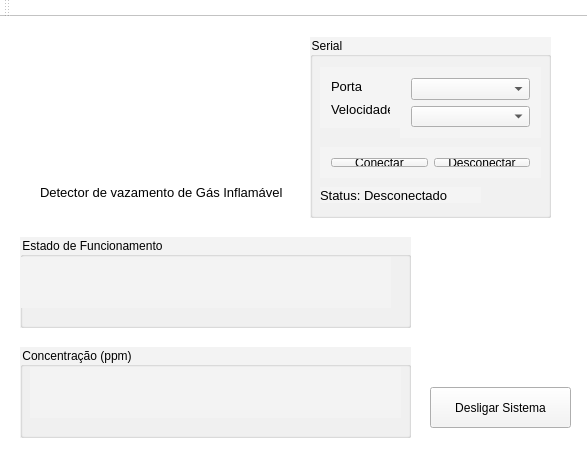
<?xml version="1.0" encoding="UTF-8"?>
<ui version="4.0">
 <class>MainWindow</class>
 <widget class="QMainWindow" name="MainWindow">
  <property name="geometry">
   <rect>
    <x>0</x>
    <y>0</y>
    <width>587</width>
    <height>472</height>
   </rect>
  </property>
  <property name="windowTitle">
   <string>ALARMGÁS</string>
  </property>
  <property name="styleSheet">
   <string notr="true">background-color: rgb(255, 255, 255);
</string>
  </property>
  <property name="toolButtonStyle">
   <enum>Qt::ToolButtonIconOnly</enum>
  </property>
  <property name="animated">
   <bool>true</bool>
  </property>
  <widget class="QWidget" name="centralWidget">
   <widget class="QGroupBox" name="groupBox">
    <property name="geometry">
     <rect>
      <x>310</x>
      <y>20</y>
      <width>241</width>
      <height>181</height>
     </rect>
    </property>
    <property name="styleSheet">
     <string notr="true">background-color: rgb(244, 244, 244);</string>
    </property>
    <property name="title">
     <string>Serial</string>
    </property>
    <widget class="QLabel" name="lbl_status">
     <property name="geometry">
      <rect>
       <x>10</x>
       <y>150</y>
       <width>161</width>
       <height>16</height>
      </rect>
     </property>
     <property name="font">
      <font>
       <pointsize>10</pointsize>
      </font>
     </property>
     <property name="text">
      <string>Status: Desconectado</string>
     </property>
    </widget>
    <widget class="QWidget" name="layoutWidget">
     <property name="geometry">
      <rect>
       <x>10</x>
       <y>110</y>
       <width>221</width>
       <height>31</height>
      </rect>
     </property>
     <layout class="QHBoxLayout" name="horizontalLayout">
      <item>
       <widget class="QPushButton" name="btn_conectar">
        <property name="text">
         <string>Conectar</string>
        </property>
       </widget>
      </item>
      <item>
       <widget class="QPushButton" name="btn_desconectar">
        <property name="text">
         <string>Desconectar</string>
        </property>
       </widget>
      </item>
     </layout>
    </widget>
    <widget class="QWidget" name="layoutWidget">
     <property name="geometry">
      <rect>
       <x>90</x>
       <y>30</y>
       <width>141</width>
       <height>71</height>
      </rect>
     </property>
     <layout class="QVBoxLayout" name="verticalLayout">
      <item>
       <widget class="QComboBox" name="box_serial">
        <property name="styleSheet">
         <string notr="true"/>
        </property>
       </widget>
      </item>
      <item>
       <widget class="QComboBox" name="box_velocidade"/>
      </item>
     </layout>
    </widget>
    <widget class="QWidget" name="layoutWidget">
     <property name="geometry">
      <rect>
       <x>10</x>
       <y>30</y>
       <width>81</width>
       <height>61</height>
      </rect>
     </property>
     <layout class="QVBoxLayout" name="verticalLayout_2">
      <item>
       <widget class="QLabel" name="lbl_porta">
        <property name="font">
         <font>
          <pointsize>10</pointsize>
         </font>
        </property>
        <property name="text">
         <string>Porta</string>
        </property>
       </widget>
      </item>
      <item>
       <widget class="QLabel" name="lbl_velocidade">
        <property name="font">
         <font>
          <pointsize>10</pointsize>
         </font>
        </property>
        <property name="text">
         <string>Velocidade</string>
        </property>
       </widget>
      </item>
     </layout>
    </widget>
   </widget>
   <widget class="QGroupBox" name="box_funcionamento">
    <property name="geometry">
     <rect>
      <x>20</x>
      <y>220</y>
      <width>391</width>
      <height>91</height>
     </rect>
    </property>
    <property name="styleSheet">
     <string notr="true">background-color: rgb(243, 243, 243);</string>
    </property>
    <property name="title">
     <string>Estado de Funcionamento</string>
    </property>
    <widget class="QLabel" name="lbl_lcd">
     <property name="geometry">
      <rect>
       <x>0</x>
       <y>20</y>
       <width>371</width>
       <height>51</height>
      </rect>
     </property>
     <property name="font">
      <font>
       <pointsize>14</pointsize>
      </font>
     </property>
     <property name="layoutDirection">
      <enum>Qt::RightToLeft</enum>
     </property>
     <property name="text">
      <string/>
     </property>
     <property name="alignment">
      <set>Qt::AlignCenter</set>
     </property>
    </widget>
   </widget>
   <widget class="QLabel" name="label">
    <property name="enabled">
     <bool>false</bool>
    </property>
    <property name="geometry">
     <rect>
      <x>440</x>
      <y>230</y>
      <width>121</width>
      <height>121</height>
     </rect>
    </property>
    <property name="autoFillBackground">
     <bool>false</bool>
    </property>
    <property name="frameShadow">
     <enum>QFrame::Plain</enum>
    </property>
    <property name="text">
     <string/>
    </property>
    <property name="pixmap">
     <pixmap resource="figuras.qrc">:/imagens/hidden_danger_1392698.png</pixmap>
    </property>
    <property name="scaledContents">
     <bool>true</bool>
    </property>
    <property name="wordWrap">
     <bool>false</bool>
    </property>
    <property name="textInteractionFlags">
     <set>Qt::LinksAccessibleByMouse</set>
    </property>
   </widget>
   <widget class="QPushButton" name="btn_desligasist">
    <property name="geometry">
     <rect>
      <x>430</x>
      <y>370</y>
      <width>141</width>
      <height>41</height>
     </rect>
    </property>
    <property name="styleSheet">
     <string notr="true">background-color: rgb(244, 244, 244);</string>
    </property>
    <property name="text">
     <string>Desligar Sistema</string>
    </property>
   </widget>
   <widget class="QLabel" name="label_2">
    <property name="geometry">
     <rect>
      <x>90</x>
      <y>20</y>
      <width>131</width>
      <height>131</height>
     </rect>
    </property>
    <property name="text">
     <string/>
    </property>
    <property name="pixmap">
     <pixmap resource="figuras.qrc">:/imagens/alarm.png</pixmap>
    </property>
    <property name="scaledContents">
     <bool>true</bool>
    </property>
   </widget>
   <widget class="QGroupBox" name="groupBox_2">
    <property name="geometry">
     <rect>
      <x>20</x>
      <y>330</y>
      <width>391</width>
      <height>91</height>
     </rect>
    </property>
    <property name="styleSheet">
     <string notr="true">background-color: rgb(243, 243, 243);</string>
    </property>
    <property name="title">
     <string>Concentração (ppm)</string>
    </property>
    <widget class="QLabel" name="lbl_concentracao">
     <property name="geometry">
      <rect>
       <x>10</x>
       <y>20</y>
       <width>371</width>
       <height>51</height>
      </rect>
     </property>
     <property name="font">
      <font>
       <pointsize>14</pointsize>
      </font>
     </property>
     <property name="layoutDirection">
      <enum>Qt::LeftToRight</enum>
     </property>
     <property name="text">
      <string/>
     </property>
     <property name="alignment">
      <set>Qt::AlignCenter</set>
     </property>
    </widget>
   </widget>
   <widget class="QLabel" name="label_3">
    <property name="geometry">
     <rect>
      <x>40</x>
      <y>160</y>
      <width>251</width>
      <height>31</height>
     </rect>
    </property>
    <property name="font">
     <font>
      <pointsize>10</pointsize>
     </font>
    </property>
    <property name="text">
     <string>Detector de vazamento de Gás Inflamável</string>
    </property>
   </widget>
  </widget>
  <widget class="QMenuBar" name="menuBar">
   <property name="geometry">
    <rect>
     <x>0</x>
     <y>0</y>
     <width>587</width>
     <height>21</height>
    </rect>
   </property>
  </widget>
  <widget class="QToolBar" name="mainToolBar">
   <attribute name="toolBarArea">
    <enum>TopToolBarArea</enum>
   </attribute>
   <attribute name="toolBarBreak">
    <bool>false</bool>
   </attribute>
  </widget>
  <widget class="QStatusBar" name="statusBar"/>
 </widget>
 <layoutdefault spacing="6" margin="11"/>
 <resources>
  <include location="figuras.qrc"/>
 </resources>
 <connections/>
</ui>
